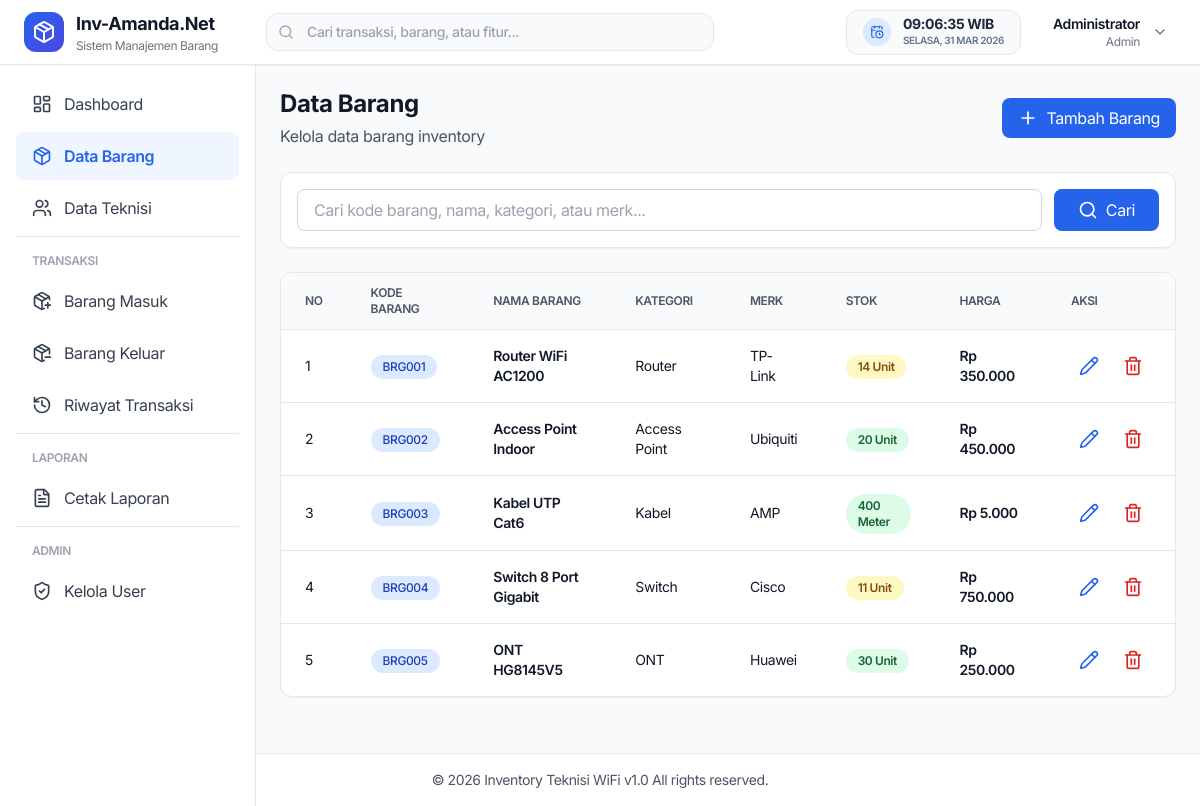
/barang/index.php (signed in), run on an earlier commit of the app's database.
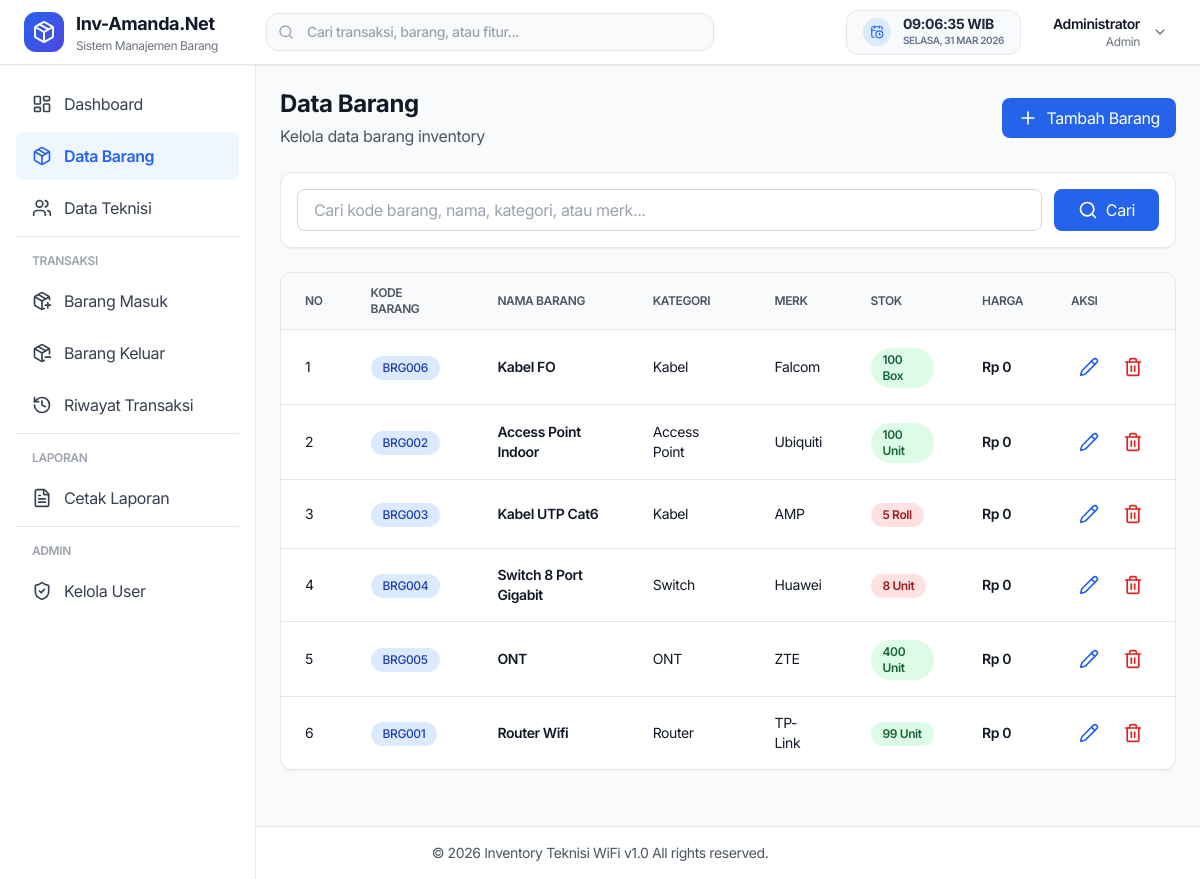
And on a later commit of the database.
### tables this page shows
CREATE TABLE `users` (
  `id` int NOT NULL,
  `username` varchar(50) NOT NULL,
  `password` varchar(255) NOT NULL,
  `nama_lengkap` varchar(100) NOT NULL,
  `email` varchar(100) DEFAULT NULL,
  `role` enum('admin','teknisi') DEFAULT 'teknisi',
  `foto_profil` varchar(255) DEFAULT NULL,
  `created_at` timestamp NOT NULL DEFAULT CURRENT_TIMESTAMP,
  `updated_at` timestamp NOT NULL DEFAULT CURRENT_TIMESTAMP ON UPDATE CURRENT_TIMESTAMP
);

CREATE TABLE `barang` (
  `id` int NOT NULL,
  `kode_barang` varchar(50) NOT NULL,
  `nama_barang` varchar(100) NOT NULL,
  `kategori` varchar(50) DEFAULT NULL,
  `merk` varchar(50) DEFAULT NULL,
  `satuan` varchar(20) DEFAULT NULL,
  `stok` int DEFAULT '0',
  `harga` decimal(15,2) DEFAULT NULL,
  `deskripsi` text,
  `created_at` timestamp NOT NULL DEFAULT CURRENT_TIMESTAMP
);

### includes/auth_check.php (called while the page is built, shortened)
<?php
require_once __DIR__ . '/../config/database.php';
$user_id = $_SESSION['user_id'];
$query = "SELECT * FROM users WHERE id = ?";
$stmt = mysqli_prepare($conn, $query);
mysqli_stmt_bind_param($stmt, "i", $user_id);
mysqli_stmt_execute($stmt);
$result = mysqli_stmt_get_result($stmt);
$user = mysqli_fetch_assoc($result);
function isAdmin() {
    global $user;
    return $user['role'] === 'admin';
}
?>

### functions/barang.php (called while the page is built, shortened)
<?php
function getAllBarang($conn) {
    $query = "SELECT * FROM barang ORDER BY created_at DESC";
    return mysqli_query($conn, $query);
}
?>

### functions/helpers.php (called while the page is built, shortened)
<?php
function formatRupiah($angka) {
    return 'Rp ' . number_format($angka, 0, ',', '.');
}
?>

### public/barang/index.php (the view, shortened to what this page needs)
<?php
require_once '../../includes/auth_check.php';
require_once '../../functions/helpers.php';
require_once '../../functions/barang.php';
$active_page = 'barang';
$barang_list = isset($_GET['search']) && $_GET['search'] != ''
    ? searchBarang($conn, $_GET['search'])
    : getAllBarang($conn);
require_once '../../includes/header.php';
?>
<?php require_once '../../includes/sidebar.php'; ?>
<div class="lg:ml-64 pt-16">
    <div class="p-6">
        <div class="flex flex-col md:flex-row md:items-center md:justify-between mb-6">
            <div>
                <h1 class="text-2xl font-bold text-gray-900">Data Barang</h1>
                <p class="text-gray-600 mt-1">Kelola data barang inventory</p>
            </div>
            <div class="mt-4 md:mt-0">
                <a href="tambah" class="inline-flex items-center gap-2 px-4 py-2 bg-blue-600 text-white rounded-lg hover:bg-blue-700 transition">
                    <i data-lucide="plus" class="w-5 h-5"></i>
                    Tambah Barang
                </a>
            </div>
        </div>
        <div class="bg-white rounded-xl shadow-sm border border-gray-200 p-4 mb-6">
            <form method="GET" class="flex flex-col md:flex-row gap-3">
                <div class="flex-1">
                    <input type="text" name="search" value="<?= $_GET['search'] ?? '' ?>"
                           placeholder="Cari kode barang, nama, kategori, atau merk..."
                           class="w-full px-4 py-2 border border-gray-300 rounded-lg focus:ring-2 focus:ring-blue-500 focus:border-blue-500">
                </div>
                <button type="submit" class="px-6 py-2 bg-blue-600 text-white rounded-lg hover:bg-blue-700 transition">
                    <span class="flex items-center gap-2">
                        <i data-lucide="search" class="w-5 h-5"></i>
                        Cari
                    </span>
                </button>
            </form>
        </div>
        <div class="bg-white rounded-xl shadow-sm border border-gray-200 overflow-hidden">
            <div class="overflow-x-auto">
                <table class="w-full">
                    <thead class="bg-gray-50 border-b border-gray-200">
                        <tr>
                            <th class="px-6 py-3 text-left text-xs font-semibold text-gray-600 uppercase">No</th>
                            <th class="px-6 py-3 text-left text-xs font-semibold text-gray-600 uppercase">Kode Barang</th>
                            <th class="px-6 py-3 text-left text-xs font-semibold text-gray-600 uppercase">Nama Barang</th>
                            <th class="px-6 py-3 text-left text-xs font-semibold text-gray-600 uppercase">Kategori</th>
                            <th class="px-6 py-3 text-left text-xs font-semibold text-gray-600 uppercase">Merk</th>
                            <th class="px-6 py-3 text-left text-xs font-semibold text-gray-600 uppercase">Stok</th>
                            <th class="px-6 py-3 text-left text-xs font-semibold text-gray-600 uppercase">Harga</th>
                            <th class="px-6 py-3 text-left text-xs font-semibold text-gray-600 uppercase">Aksi</th>
                        </tr>
                    </thead>
                    <tbody class="divide-y divide-gray-200">
                        <?php
                        $no = 1;
                        while ($row = mysqli_fetch_assoc($barang_list)):
                        ?>
                        <tr class="hover:bg-gray-50">
                            <td class="px-6 py-4 text-sm text-gray-900"><?= $no++ ?></td>
                            <td class="px-6 py-4">
                                <span class="inline-flex items-center px-3 py-1 rounded-full text-xs font-medium bg-blue-100 text-blue-800">
                                    <?= $row['kode_barang'] ?>
                                </span>
                            </td>
                            <td class="px-6 py-4">
                                <div>
                                    <p class="text-sm font-semibold text-gray-900"><?= $row['nama_barang'] ?></p>
                                </div>
                            </td>
                            <td class="px-6 py-4 text-sm text-gray-900"><?= $row['kategori'] ?></td>
                            <td class="px-6 py-4 text-sm text-gray-900"><?= $row['merk'] ?></td>
                            <td class="px-6 py-4">
                                <?php if ($row['stok'] < 10): ?>
                                    <span class="inline-flex items-center px-3 py-1 rounded-full text-xs font-semibold bg-red-100 text-red-800">
                                        <?= $row['stok'] ?> <?= $row['satuan'] ?>
                                    </span>
                                <?php elseif ($row['stok'] < 20): ?>
                                    <span class="inline-flex items-center px-3 py-1 rounded-full text-xs font-semibold bg-yellow-100 text-yellow-800">
                                        <?= $row['stok'] ?> <?= $row['satuan'] ?>
                                    </span>
                                <?php else: ?>
                                    <span class="inline-flex items-center px-3 py-1 rounded-full text-xs font-semibold bg-green-100 text-green-800">
                                        <?= $row['stok'] ?> <?= $row['satuan'] ?>
                                    </span>
                                <?php endif; ?>
                            </td>
                            <td class="px-6 py-4 text-sm font-semibold text-gray-900"><?= formatRupiah($row['harga']) ?></td>
                            <td class="px-6 py-4">
                                <div class="flex items-center gap-2">
                                    <a href="edit.php?id=<?= $row['id'] ?>"
                                       class="p-2 text-blue-600 hover:bg-blue-50 rounded-lg transition"
                                       title="Edit">
                                        <i data-lucide="pencil" class="w-5 h-5"></i>
                                    </a>
                                    <a href="hapus.php?id=<?= $row['id'] ?>"
                                       class="p-2 text-red-600 hover:bg-red-50 rounded-lg transition inline-flex"
                                       title="Hapus"
                                       onclick="return confirm('Apakah Anda yakin ingin menghapus \'<?= htmlspecialchars($row['nama_barang'], ENT_QUOTES) ?>\'?\n\nData yang sudah dihapus tidak dapat dikembalikan!');">
                                        <i data-lucide="trash-2" class="w-5 h-5"></i>
                                    </a>
                                </div>
                            </td>
                        </tr>
                        <?php endwhile; ?>
                    </tbody>
                </table>
            </div>
        </div>
    </div>
<?php require_once '../../includes/footer.php'; ?>

### includes/header.php (shortened to what this page needs)
<!DOCTYPE html>
<html lang="id">
<head>
    <script src="https://cdn.tailwindcss.com"></script>
</head>
<body class="bg-gray-50 text-gray-800 tracking-tight">
    <nav class="bg-white shadow-sm border-b border-gray-200 fixed top-0 left-0 right-0 z-50">
        <div class="px-4 lg:px-6">
            <div class="flex items-center justify-between h-16">
                <div class="flex items-center gap-4 flex-1">
                    <div class="flex items-center gap-3">
                        <div class="w-10 h-10 bg-gradient-to-br from-blue-600 to-indigo-600 rounded-xl flex items-center justify-center">
                            <i data-lucide="package" class="w-6 h-6 text-white"></i>
                        </div>
                        <div class="hidden md:block min-w-max">
                            <h1 class="text-lg font-bold text-gray-900">Inv-Amanda.Net</h1>
                            <p class="text-xs text-gray-500">Sistem Manajemen Barang</p>
                        </div>
                    </div>
                    <div class="hidden lg:flex max-w-md w-full ml-8 mr-auto">
                    <form action="<?= BASE_URL ?>/public/transaksi/riwayat" method="GET" class="relative w-full">
                        <div class="absolute inset-y-0 left-0 pl-3 flex items-center pointer-events-none">
                        </div>
                        <input type="text" name="search" class="block w-full pl-10 pr-3 py-2 border border-gray-200 rounded-xl leading-5 bg-gray-50 text-sm placeholder-gray-400 focus:outline-none focus:bg-white focus:ring-2 focus:ring-blue-500 focus:border-blue-500 transition-all font-medium" placeholder="Cari transaksi, barang, atau fitur...">
                    </form>
                </div>
                </div>
                <div class="flex items-center gap-4 md:gap-6">
                    <div class="hidden lg:flex items-center gap-3 px-4 py-1.5 bg-slate-50 border border-slate-200 rounded-xl">
                        <div class="w-7 h-7 rounded-full bg-blue-100 flex items-center justify-center text-blue-600">
                            <i data-lucide="calendar-clock" class="w-3.5 h-3.5"></i>
                        </div>
                        <div class="text-left">
                            <p id="liveTime" class="text-sm font-bold tracking-tight text-slate-800 leading-none">--:--:--</p>
                            <p id="liveDate" class="text-[10px] font-semibold text-slate-500 uppercase mt-0.5">------</p>
                        </div>
                    </div>
                    <div class="relative">
                        <button onclick="toggleUserMenu()" class="flex items-center gap-3 p-2 rounded-xl hover:bg-slate-100 transition">
                            <div class="hidden md:block text-right">
                                <p class="text-sm font-semibold text-gray-900"><?= $user['nama_lengkap'] ?></p>
                                <p class="text-xs text-gray-500"><?= ucfirst($user['role']) ?></p>
                            </div>
                            <i data-lucide="chevron-down" class="w-4 h-4 text-gray-500"></i>
                        </button>
                    </div>
                </div>
            </div>
        </div>
    </nav>

### includes/sidebar.php (shortened to what this page needs)
<aside id="sidebar" class="fixed left-0 top-16 bottom-0 w-64 bg-white border-r border-gray-200 overflow-y-auto transition-transform duration-300 -translate-x-full lg:translate-x-0 z-40">
    <nav class="p-4 space-y-1">
        <a href="<?= BASE_URL ?>/public/dashboard" class="sidebar-link flex items-center gap-3 px-4 py-3 rounded-lg text-gray-700 transition <?= $active_page === 'dashboard' ? 'active font-semibold text-blue-600' : '' ?>">
            <i data-lucide="layout-dashboard" class="w-5 h-5"></i>
            Dashboard
        </a>
        <?php if (isAdmin()): ?>
        <a href="<?= BASE_URL ?>/public/barang/index" class="sidebar-link flex items-center gap-3 px-4 py-3 rounded-lg text-gray-700 transition <?= $active_page === 'barang' ? 'active font-semibold text-blue-600' : '' ?>">
            <i data-lucide="package" class="w-5 h-5"></i>
            Data Barang
        </a>
        <a href="<?= BASE_URL ?>/public/teknisi/index" class="sidebar-link flex items-center gap-3 px-4 py-3 rounded-lg text-gray-700 transition <?= $active_page === 'teknisi' ? 'active font-semibold text-blue-600' : '' ?>">
            <i data-lucide="users" class="w-5 h-5"></i>
            Data Teknisi
        </a>
        <?php endif; ?>
        <div class="pt-4 mt-4 border-t border-gray-200">
            <p class="px-4 text-xs font-semibold text-gray-400 uppercase mb-2">Transaksi</p>
        </div>
        <a href="<?= BASE_URL ?>/public/transaksi/masuk" class="sidebar-link flex items-center gap-3 px-4 py-3 rounded-lg text-gray-700 transition <?= $active_page === 'masuk' ? 'active font-semibold text-blue-600' : '' ?>">
            <i data-lucide="package-plus" class="w-5 h-5"></i>
            Barang Masuk
        </a>
        <a href="<?= BASE_URL ?>/public/transaksi/keluar" class="sidebar-link flex items-center gap-3 px-4 py-3 rounded-lg text-gray-700 transition <?= $active_page === 'keluar' ? 'active font-semibold text-blue-600' : '' ?>">
            <i data-lucide="package-minus" class="w-5 h-5"></i>
            Barang Keluar
        </a>
        <?php if (isAdmin()): ?>
        <a href="<?= BASE_URL ?>/public/transaksi/riwayat" class="sidebar-link flex items-center gap-3 px-4 py-3 rounded-lg text-gray-700 transition <?= $active_page === 'riwayat' ? 'active font-semibold text-blue-600' : '' ?>">
            <i data-lucide="history" class="w-5 h-5"></i>
            Riwayat Transaksi
        </a>
        <div class="pt-4 mt-4 border-t border-gray-200">
            <p class="px-4 text-xs font-semibold text-gray-400 uppercase mb-2">Laporan</p>
        </div>
        <a href="<?= BASE_URL ?>/public/laporan/laporan_pdf" class="sidebar-link flex items-center gap-3 px-4 py-3 rounded-lg text-gray-700 transition <?= $active_page === 'laporan' ? 'active font-semibold text-blue-600' : '' ?>">
            <i data-lucide="file-text" class="w-5 h-5"></i>
            Cetak Laporan
        </a>
        <div class="pt-4 mt-4 border-t border-gray-200">
            <p class="px-4 text-xs font-semibold text-gray-400 uppercase mb-2">Admin</p>
        </div>
        <a href="<?= BASE_URL ?>/public/user/index" class="sidebar-link flex items-center gap-3 px-4 py-3 rounded-lg text-gray-700 transition <?= $active_page === 'user' ? 'active font-semibold text-blue-600' : '' ?>">
            <i data-lucide="shield-check" class="w-5 h-5"></i>
            Kelola User
        </a>
        <?php endif; ?>
    </nav>
</aside>

### includes/footer.php (shortened to what this page needs)
</div>
    <footer class="bg-white border-t border-gray-200 py-4 mt-8">
        <div class="container mx-auto px-4">
            <p class="text-center text-sm text-gray-600">
                &copy; <?= date('Y') ?> Inventory Teknisi WiFi v1.0 All rights reserved.
            </p>
        </div>
    </footer>
</body>
</html>

### includes/header.php (style rules this page uses)
body { font-family: 'Inter', sans-serif; }
.sidebar-link { transition: all 0.2s; }
.sidebar-link.active { background: #eff6ff; color: #2563eb; }

What changed in the data, as far as the page shows it:
added barang: kode_barang "BRG006", nama_barang "Kabel FO", kategori "Kabel", merk "Falcom", stok "100", satuan "Box", harga "Rp 0"
changed barang "Access Point Indoor": stok "20" → "100"; harga "Rp 450.000" → "Rp 0"
changed barang "Kabel UTP Cat6": harga "Rp 5.000" → "Rp 0"; stok "400" → "5"; satuan "Meter" → "Roll"
changed barang "Switch 8 Port Gigabit": merk "Cisco" → "Huawei"; harga "Rp 750.000" → "Rp 0"; stok "11" → "8"
changed barang "ONT": nama_barang "ONT HG8145V5" → "ONT"; merk "Huawei" → "ZTE"; stok "30" → "400"; harga "Rp 250.000" → "Rp 0"
changed barang "Router": nama_barang "Router WiFi AC1200" → "Router Wifi"; harga "Rp 350.000" → "Rp 0"; stok "14" → "99"; moves down the list
